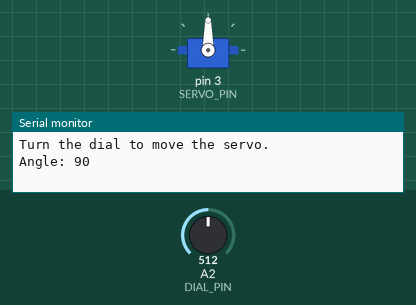
This sketch was run on a simulated Arduino Uno, built with avr-gcc and run on an emulated ATmega328P. Parts: servo, the last lines printed to the serial monitor. The inputs (shaded band) are chosen by the test bench; at power-on: A2 (DIAL_PIN) = 512.

Above: at 1.2 s.
1.3 s: A2 (DIAL_PIN) set to 716
At 1.9 s:
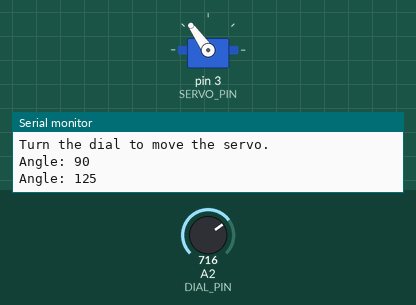
2.8 s: A2 (DIAL_PIN) set to 900
At 3.3 s:
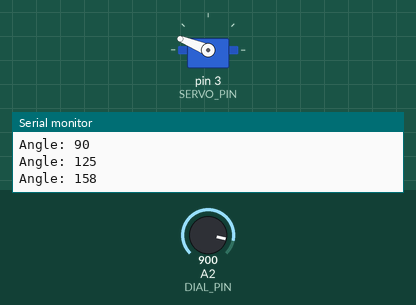
4.3 s: A2 (DIAL_PIN) set to 1023
At 4.6 s:
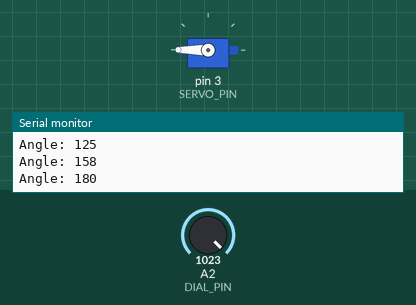
5.8 s: A2 (DIAL_PIN) set to 306
At 7.0 s:
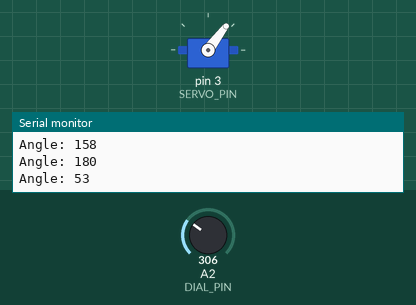
7.3 s: A2 (DIAL_PIN) set to 122
At 8.5 s:
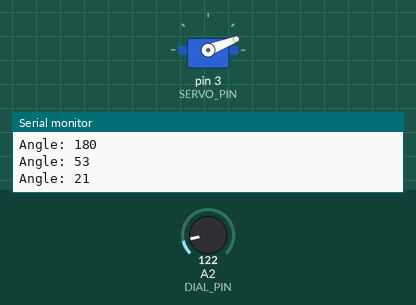
8.8 s: A2 (DIAL_PIN) set to 0
At 9.8 s:
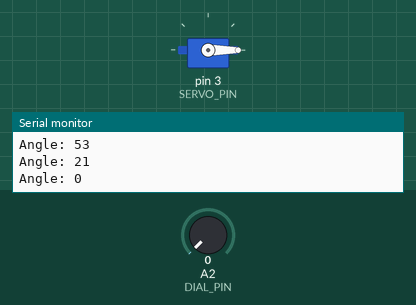
Timing chart, 0 to 11.3 s (numbered marks = the images above; inputs shaded):
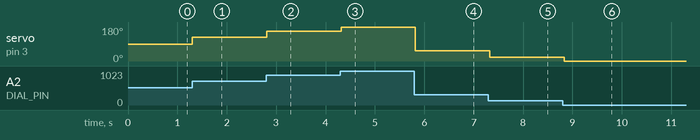

The sketch:

servo_test.ino
```cpp
// servo_test.ino
// Servo calibration: turn the rotary dial to move the vent servo, and read the angle
// in the Serial Monitor (9600 baud). Use it to find the angles where the vent is
// fully closed and fully open, then put those numbers into VENT_CLOSED and VENT_OPEN
// in vent.ino.
//
// Servo: D3 | Rotary Angle Sensor: A2 (same pins as the main sketch)

#include <Servo.h>

const int SERVO_PIN = 3;
const int DIAL_PIN  = A2;

Servo testServo;
int lastAngle = -1;   // -1 so the first angle always gets printed


void setup() {
  Serial.begin(9600);
  testServo.attach(SERVO_PIN);
  Serial.println("Turn the dial to move the servo.");
}


void loop() {
  int dial  = analogRead(DIAL_PIN);        // 0 to 1023
  int angle = map(dial, 0, 1023, 0, 180);  // turn that into 0 to 180 degrees

  // Only move and print when the angle actually changes
  if (angle != lastAngle) {
    testServo.write(angle);
    Serial.print("Angle: ");
    Serial.println(angle);
    lastAngle = angle;
  }

  delay(50);   // fine here: this test does nothing else
}
```

Measured:
- after the input at 1.3 s, servo on pin 3 (SERVO_PIN): 90° → 125° at once
- after the input at 2.8 s, servo on pin 3 (SERVO_PIN): 125° → 158° at once
- after the input at 4.3 s, servo on pin 3 (SERVO_PIN): 158° → 180° at once
- after the input at 5.8 s, servo on pin 3 (SERVO_PIN): 180° → 53° at once
- after the input at 7.3 s, servo on pin 3 (SERVO_PIN): 53° → 21° at once
- after the input at 8.8 s, servo on pin 3 (SERVO_PIN): 21° → 0° at once
